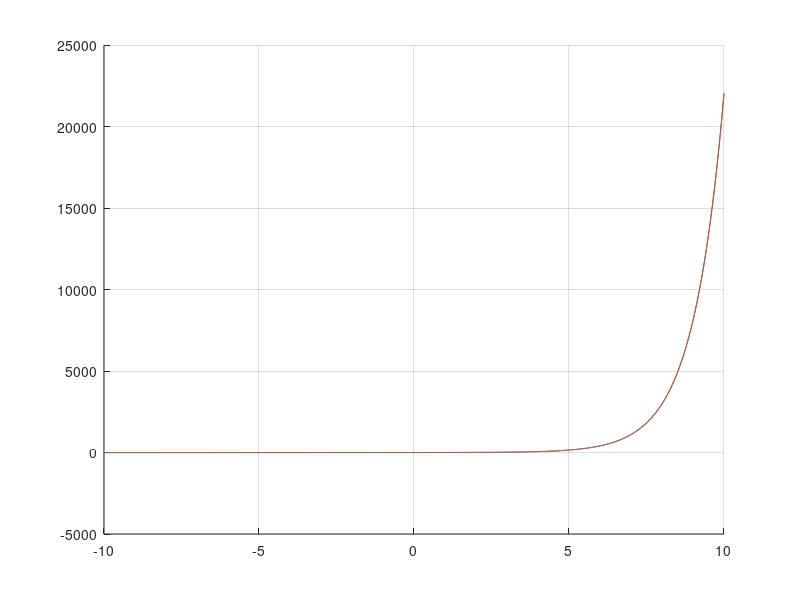

The MATLAB script that drew this image: (Note: this script raises an error after producing the figure.)
clear all;
clc;

f = @(x) exp(x) - 2 + x;
Df = @(x) exp(x) + 1;
a = -2; b = 2;
toll = 10^(-8);
maxit = 1000;
x = linspace(-10, 10, 1000);
x0 = 0;

figure(1)
hold on
plot(x, f(x));
plot(x, Df(x));
grid on

[xsn, xalln , itern] = newton(f, Df, x0, toll, maxit);
[xsm, xallm , iterm] = bisezione2(f, a, b, toll, maxit);
[xsb, xallb , iterb] = bisezione(f, a, b, toll, maxit);

sol = 0.442854401002389;

errn = abs(sol - xalln)/(abs(sol));
errm = abs(sol - xallm)/abs(sol);
errb = abs(sol - xallb)/abs(sol);

figure(2)
hold on
semilogy(errn, '-ok');
semilogy(errm, 'Or', 'MarkerFaceColor','r');
semilogy(errb, '-og');
legend("Newton", "Bisezione Pesata", "Bisezione");
